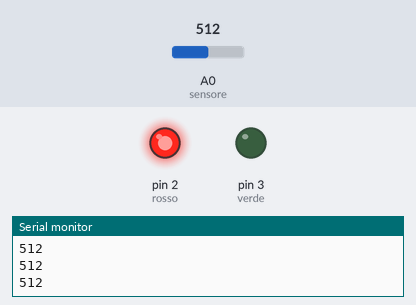
Recording of a sketch running on a simulated Arduino Uno, built with avr-gcc and run on an emulated ATmega328P. Parts: output pins drawn as LEDs (lit = HIGH), the last lines printed to the serial monitor. The test bench sets the inputs (shaded band); at power-on: A0 (sensore) = 512.

Above: at 1.2 s.
1.3 s: A0 (sensore) set to 214
2.8 s: A0 (sensore) set to 186
At 4.0 s:
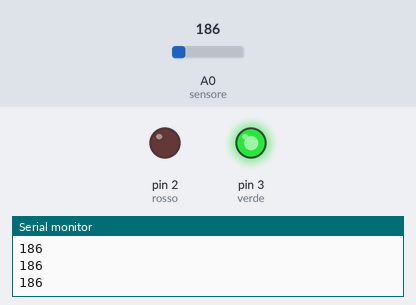
4.3 s: A0 (sensore) set to 306
At 5.4 s:
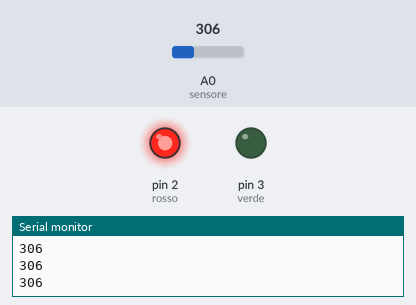
5.8 s: A0 (sensore) set to 122
At 6.7 s:
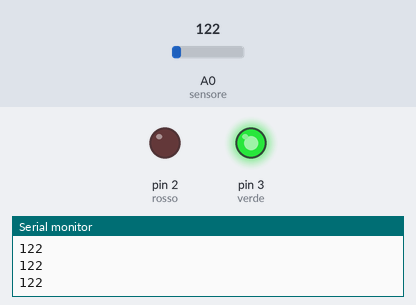
Timing chart, 0 to 8.3 s (numbered marks = the images above; inputs shaded):
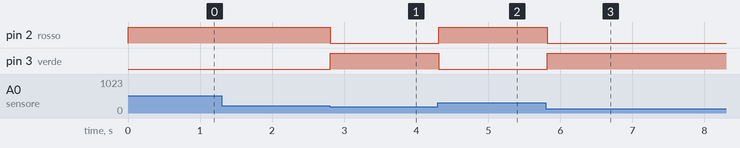

The sketch:

water_sensor_test.ino
```cpp
/*

water_sensor_test.ino
  The legge program and the analogical value of the sensor
  0 if your sensor is asciutto

  Sono utilizzati i seguenti pin
  Pin +5V         -> Alimentazione sensore
  Pin GND         -> GND sensore /led
  Pin Digitale 2  -> Led Rosso
  Pin Digitale 3  -> led Verde
  Pin Analogico 0 -> Segnale sensore
*/
int sensore   = 0; // Analog pin to be attached to the sensor
int rosso     = 2; //Pin to which the red led is connected
int verde     = 3; //Pin to which the green led is connected
int soglia    = 200; // Set threshold value

void setup() {
  // Initialize serial communication
  Serial.begin(9600);
  pinMode (rosso, OUTPUT);    // Set pin 2 red string as output.
  pinMode (verde, OUTPUT);    // Set pin 3 lede green as output.
  digitalWrite(verde, HIGH);  //Turns on green led
}

void loop() {
  // Reading the sensor value
  int lettura = analogRead(sensore);
  // Reading of the value read
  Serial.println(lettura);
  if (lettura >= soglia) {
    digitalWrite(verde, LOW);   // Turn off green led
    digitalWrite(rosso, HIGH);  // Turns on the red LED
  }
  else {
    digitalWrite(verde, HIGH);  // Turns on green led
    digitalWrite(rosso, LOW);   // Turn off red led
  }
  // Pause between readings
  delay(100);
}
```

Measured:
- the behaviour switches between 200 and 199 on A0 (sensore) (found by bisection; images 0 and 1)
- after the input at 2.8 s, pin 2 (rosso): HIGH → LOW at once; pin 3 (verde): LOW → HIGH at once
- after the input at 4.3 s, pin 2 (rosso): LOW → HIGH at once; pin 3 (verde): HIGH → LOW at once
- after the input at 5.8 s, pin 2 (rosso): HIGH → LOW at once; pin 3 (verde): LOW → HIGH at once
